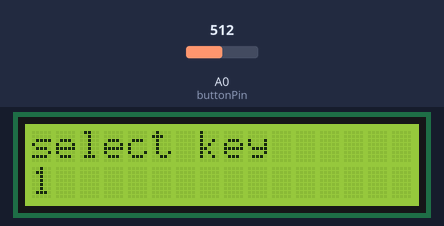
Recording of a sketch running on a simulated Arduino Uno, built with avr-gcc and run on an emulated ATmega328P. Parts: 16×2 character LCD. The inputs (shaded band) are chosen by the test bench; at power-on: A0 (buttonPin) = 512.

Above: at 1.2 s.
1.3 s: A0 (buttonPin) set to 600
3.5 s: A0 (buttonPin) set to 637
At 4.4 s:
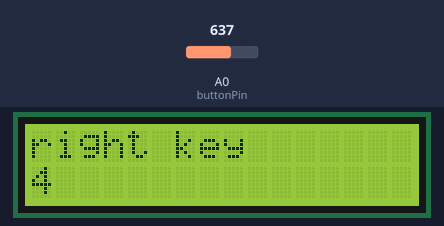
6.5 s: A0 (buttonPin) set to 808
8.6 s: A0 (buttonPin) set to 836
At 11.5 s:
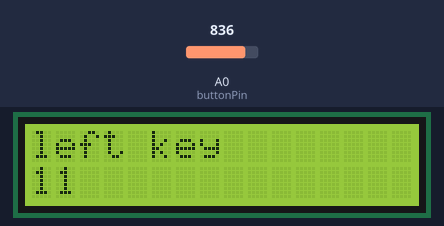
11.6 s: A0 (buttonPin) set to 850
13.7 s: A0 (buttonPin) set to 868
At 14.5 s:
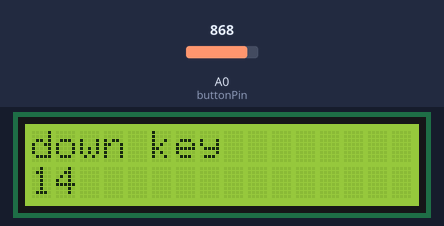
Timing chart, 0 to 16.7 s (numbered marks = the images above; inputs shaded):
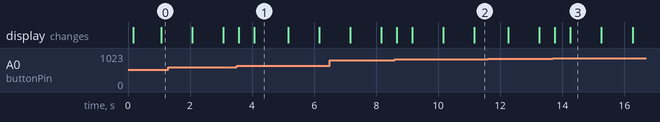

Measured:
- the behaviour switches between 618 and 619 on A0 (buttonPin) (found by bisection; images 0 and 1)
- the behaviour switches between 819 and 820 on A0 (buttonPin) (found by bisection; images 1 and 2)
- the behaviour switches between 860 and 861 on A0 (buttonPin) (found by bisection; images 2 and 3)
- after the input at 3.5 s, the display: first changes after 0.07 s (image 1 shows a later state)
- after the input at 8.6 s, the display: first changes after 0.07 s (image 2 shows a later state)
- after the input at 13.7 s, the display: first changes after 0.07 s (image 3 shows a later state)
- what the display in image 1 shows lasts 1.1 s, from 4.1 s to 5.2 s

The sketch:

lcd_hello_world.ino
```cpp
#include <LiquidCrystal.h>
#include <LCDKeypad.h>
#include <TimerOne.h>

const byte buttonPin = A0; // analogue pin 0

LiquidCrystal lcd(8, 13, 9, 4, 5, 6, 7);

enum{KEY_SELECT, KEY_RIGHT, KEY_LEFT, KEY_DOWN, KEY_UP, KEY_NONE};
unsigned int adc_key_val[5] = {614, 815, 856, 904, 931}; // error +/-5
unsigned int NUM_KEYS = 5;
unsigned int key = KEY_NONE;

unsigned int adc_error = 5;
volatile unsigned int adc_value = 1023; // default none
unsigned int i;

String s1 = "hello, world!   ";
String s2;

// timer1 ISR
void refresh(void)
{
  lcd.setCursor(0,0);
  lcd.print(s1);
  lcd.setCursor(0,1);
  lcd.print(s2);
}

void get_time()
{
  s2 = String(millis()/1000);
}

void handle_keypress()
{
  // identify which key was pressed based on the latest ADC value
  adc_value = analogRead(0);
  key = KEY_NONE;
  for (i = 0; i < NUM_KEYS; i++) {
    if (adc_value < adc_key_val[i] + adc_error) {
      key = i;
      break;
    }
  }

  // perform action based on key
  if (key == KEY_SELECT) {
    s1 = "select key      ";
  } else if (key == KEY_RIGHT) {
    s1 = "right key       ";
  } else if (key == KEY_LEFT) {
    s1 = "left key        ";
  } else if (key == KEY_DOWN) {
    s1 = "down key        ";
  } else if (key == KEY_UP) {
    s1 = "up key          ";
  } else {
    s1 = "no key pressed  ";
  }
}

void setup(void)
{
  // LCD setup
  lcd.begin(16, 2);
  lcd.setCursor(0,0);

  pinMode(buttonPin, INPUT);

  // interrupt every 100ms to refresh the LCD
  Timer1.initialize(100000); // delay in us
  Timer1.attachInterrupt(refresh);
}

void loop(void)
{
  get_time();
  handle_keypress();
}
```
